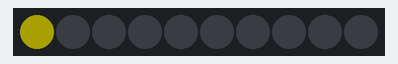
Recording of a sketch running on a simulated Arduino Uno, built with avr-gcc and run on an emulated ATmega328P. On the bench: 10 RGB LEDs in strip order, left to right. Dim RGB values are drawn brighter than linear.

Above: at 1.43 s.
At 2.78 s:
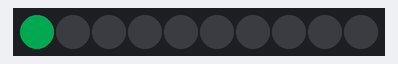
At 3.67 s:
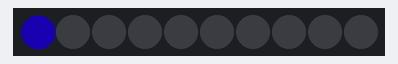
At 5.64 s:
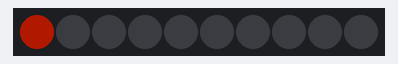

Measured:
- by itself, everything shown: repeats every 5.3 s, in 56 steps

The sketch:

HSV_OneLED.ino
```cpp
#include <FastLED.h>

// How many leds in your strip?
#define NUM_LEDS 10

#define DATA_PIN 8
#define CLOCK_PIN 13
#define BRIGHTNESS  64

// Define the array of leds
CRGB leds[NUM_LEDS];

void setup() {
  FastLED.addLeds<NEOPIXEL, DATA_PIN>(leds, NUM_LEDS);  // GRB ordering is assumed
  FastLED.setBrightness(  BRIGHTNESS );
}

void loop() {
  for (int i = 0; i < 256; i++) {
    leds[0] = CHSV(i, 255, 255);
    FastLED.show();
    delay(20);
  }
}
```
